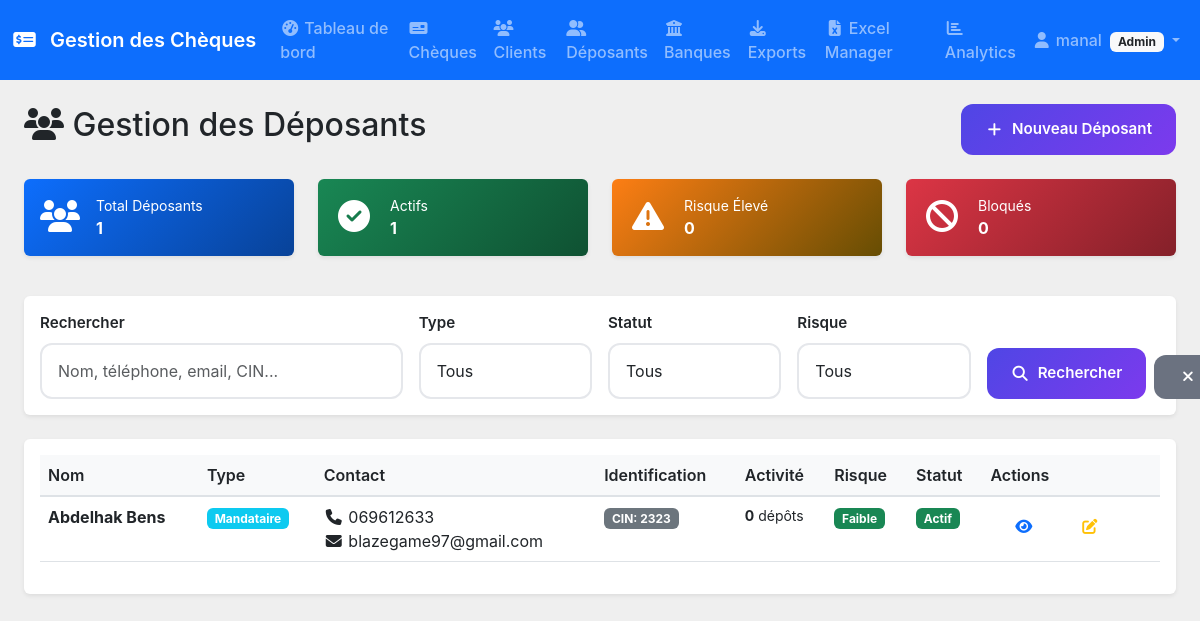
The page /depositors/depositors (signed in) on the database as committed earlier.
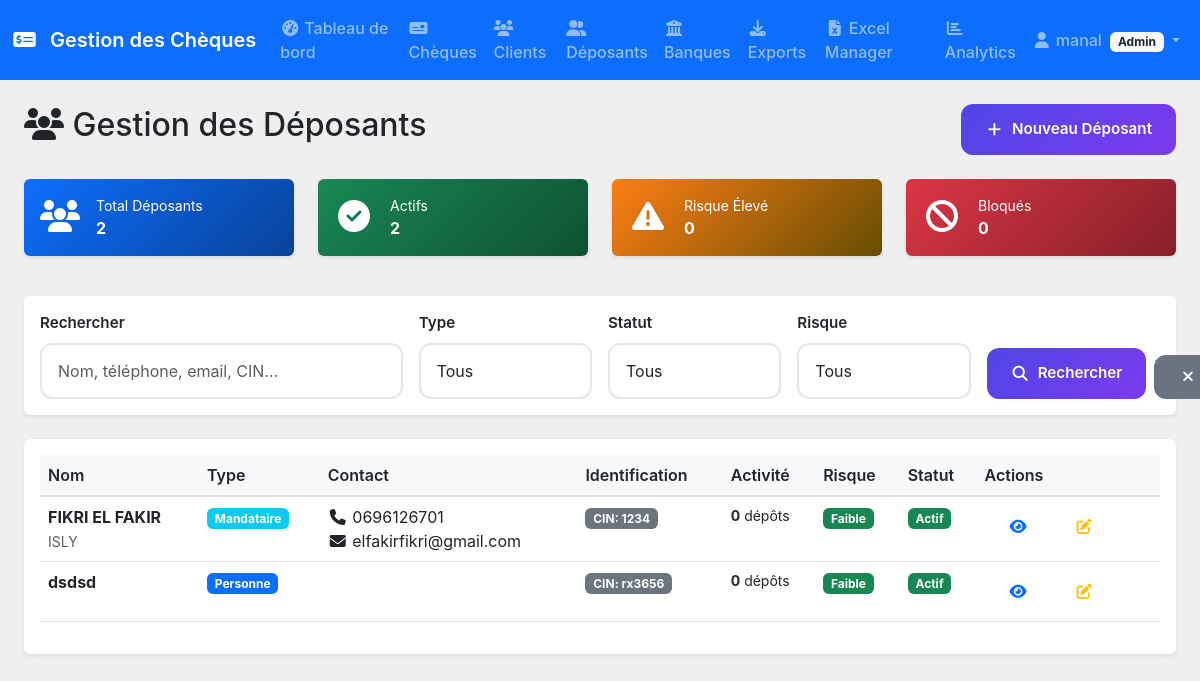
The same page on the database as committed later.
### models.py (models this page shows, shortened)
class Depositor(db.Model):
    __tablename__ = 'depositors'
    id = db.Column(db.Integer, primary_key=True)
    name = db.Column(db.String(200), nullable=False, index=True)
    type = db.Column(db.String(20), nullable=False, default='personne')  # personne, entreprise, mandataire
    phone = db.Column(db.String(20))
    email = db.Column(db.String(120))
    address = db.Column(db.Text)
    city = db.Column(db.String(100))
    postal_code = db.Column(db.String(20))
    id_number = db.Column(db.String(50))  # CIN, Passport, RC
    id_type = db.Column(db.String(20))  # cin, passport, rc, ice
    company_name = db.Column(db.String(200))
    job_title = db.Column(db.String(100))
    authorization_letter_path = db.Column(db.String(255))  # Scan of authorization letter
    bank_account_number = db.Column(db.String(50))
    bank_name = db.Column(db.String(100))
    bank_branch = db.Column(db.String(100))
    is_active = db.Column(db.Boolean, default=True, index=True)
    registration_date = db.Column(db.Date, default=date.today)
    last_deposit_date = db.Column(db.Date)
    total_deposits = db.Column(db.Integer, default=0)
    total_amount_deposited = db.Column(db.Numeric(15, 2), default=0)
    risk_level = db.Column(db.String(10), default='low')  # low, medium, high
    blocked = db.Column(db.Boolean, default=False)
    blocked_reason = db.Column(db.Text)
    blocked_date = db.Column(db.Date)
    blocked_by = db.Column(db.Integer, db.ForeignKey('users.id'))
    created_by = db.Column(db.Integer, db.ForeignKey('users.id'))
    created_at = db.Column(db.DateTime, default=datetime.utcnow)
    updated_at = db.Column(db.DateTime, default=datetime.utcnow, onupdate=datetime.utcnow)
    notes = db.Column(db.Text)
    deposited_cheques = db.relationship('Cheque', backref='depositor', lazy=True)
    deposit_logs = db.relationship('DepositLog', backref='depositor', lazy=True, cascade='all, delete-orphan')
    __table_args__ = (
        CheckConstraint(type.in_(['personne', 'entreprise', 'mandataire']), name='check_depositor_type'),
        CheckConstraint(id_type.in_(['cin', 'passport', 'rc', 'ice', 'carte_sejour']), name='check_id_type'),
        CheckConstraint(risk_level.in_(['low', 'medium', 'high']), name='check_depositor_risk'),
        Index('idx_depositor_name', 'name'),
        Index('idx_depositor_type', 'type'),
        Index('idx_depositor_active', 'is_active'),
        Index('idx_depositor_risk', 'risk_level'),
        Index('idx_depositor_id_number', 'id_number'),
        Index('idx_depositor_registration_date', 'registration_date'),
    )

### routes/depositors.py (the view, shortened to what this page needs)
@depositors_bp.route('/depositors')
@login_required
@role_required(['admin', 'comptable', 'agent'])
def list_depositors():
    page = request.args.get('page', 1, type=int)
    search = request.args.get('search', '')
    depositor_type = request.args.get('type', '')
    status = request.args.get('status', '')
    risk_level = request.args.get('risk', '')
    query = Depositor.query
    if depositor_type:
        query = query.filter(Depositor.type == depositor_type)
    if status == 'active':
        query = query.filter(Depositor.is_active == True)
    elif status == 'inactive':
        query = query.filter(Depositor.is_active == False)
    elif status == 'blocked':
        query = query.filter(Depositor.blocked == True)
    if risk_level:
        query = query.filter(Depositor.risk_level == risk_level)
    query = query.order_by(Depositor.last_deposit_date.desc().nullslast(),
                          Depositor.created_at.desc())
    depositors = query.paginate(
        page=page, per_page=20, error_out=False
    )
    total_depositors = Depositor.query.count()
    active_depositors = Depositor.query.filter(Depositor.is_active == True).count()
    blocked_depositors = Depositor.query.filter(Depositor.blocked == True).count()
    high_risk_depositors = Depositor.query.filter(Depositor.risk_level == 'high').count()
    stats = {
        'total': total_depositors,
        'active': active_depositors,
        'blocked': blocked_depositors,
        'high_risk': high_risk_depositors,
        'inactive': total_depositors - active_depositors
    }
    return render_template('depositors/list.html',
                         depositors=depositors,
                         search=search,
                         depositor_type=depositor_type,
                         status=status,
                         risk_level=risk_level,
                         stats=stats)

### utils/security.py (called while the page is built)
    @staticmethod
    def add_security_headers(response):
        response.headers['X-Content-Type-Options'] = 'nosniff'
        response.headers['X-Frame-Options'] = 'DENY'
        response.headers['X-XSS-Protection'] = '1; mode=block'
        response.headers['Strict-Transport-Security'] = 'max-age=31536000; includeSubDomains'
        response.headers['Content-Security-Policy'] = (
            "default-src 'self'; "
            "script-src 'self' 'unsafe-inline' cdnjs.cloudflare.com; "
            "style-src 'self' 'unsafe-inline' cdn.jsdelivr.net; "
            "font-src 'self' cdn.jsdelivr.net; "
            "img-src 'self' data:; "
            "connect-src 'self'"
        )
        return response

    @staticmethod
    def validate_session_integrity():
        if 'user_id' in session:
            expected_signature = SessionSecurity._generate_session_signature()
            actual_signature = session.get('session_signature')
            if not hmac.compare_digest(str(expected_signature), str(actual_signature or '')):
                session.clear()
                return False
        return True

### templates/depositors/list.html (shortened to what the changed rows need)
{% extends "base.html" %}
{% block content %}
<div class="container-fluid">
    <div class="row mb-4">
        <div class="col-12">
            <div class="d-flex justify-content-between align-items-center">
                <h2><i class="fas fa-users"></i> Gestion des Déposants</h2>
            </div>
        </div>
    </div>
    <div class="row mb-4">
        <div class="col-md-3 col-sm-6 mb-3">
            <div class="card bg-primary text-white">
                <div class="card-body">
                    <div class="d-flex align-items-center">
                        <div class="flex-grow-1 ms-3">
                            <div class="small">Total Déposants</div>
                            <div class="fw-bold">{{ stats.total }}</div>
                        </div>
                    </div>
                </div>
            </div>
        </div>
        <div class="col-md-3 col-sm-6 mb-3">
            <div class="card bg-success text-white">
                <div class="card-body">
                    <div class="d-flex align-items-center">
                        <div class="flex-grow-1 ms-3">
                            <div class="small">Actifs</div>
                            <div class="fw-bold">{{ stats.active }}</div>
                        </div>
                    </div>
                </div>
            </div>
        </div>
    </div>
    <div class="card">
        <div class="card-body">
            {% if depositors.items %}
                <div class="table-responsive">
                    <table class="table table-hover">
                        <thead>
                            <tr>
                                <th>Nom</th>
                                <th>Type</th>
                                <th>Contact</th>
                                <th>Identification</th>
                                <th>Activité</th>
                                <th>Risque</th>
                                <th>Statut</th>
                                <th>Actions</th>
                            </tr>
                        </thead>
                        <tbody>
                            {% for depositor in depositors.items %}
                            <tr>
                                <td>
                                    <div class="fw-bold">{{ depositor.name }}</div>
                                    {% if depositor.company_name %}
                                        <small class="text-muted">{{ depositor.company_name }}</small>
                                    {% endif %}
                                </td>
                                <td>
                                    {% if depositor.type == 'personne' %}
                                        <span class="badge bg-primary">Personne</span>
                                    {% elif depositor.type == 'entreprise' %}
                                        <span class="badge bg-success">Entreprise</span>
                                    {% else %}
                                        <span class="badge bg-info">Mandataire</span>
                                    {% endif %}
                                </td>
                                <td>
                                    {% if depositor.phone %}
                                        <div><i class="fas fa-phone"></i> {{ depositor.phone }}</div>
                                    {% endif %}
                                    {% if depositor.email %}
                                        <div><i class="fas fa-envelope"></i> {{ depositor.email }}</div>
                                    {% endif %}
                                </td>
                                <td>
                                    {% if depositor.id_number %}
                                        <span class="badge bg-secondary">
                                            {{ depositor.id_type.upper() }}: {{ depositor.id_number }}
                                        </span>
                                    {% endif %}
                                </td>
                                <td>
                                    <div class="small">
                                        <strong>{{ depositor.total_deposits }}</strong> dépôts
                                    </div>
                                </td>
                                <td>
                                    {% if depositor.risk_level == 'low' %}
                                        <span class="badge bg-success">Faible</span>
                                    {% elif depositor.risk_level == 'medium' %}
                                        <span class="badge bg-warning">Moyen</span>
                                    {% else %}
                                        <span class="badge bg-danger">Élevé</span>
                                    {% endif %}
                                </td>
                                <td>
                                    {% if depositor.blocked %}
                                        <span class="badge bg-danger">Bloqué</span>
                                    {% elif depositor.is_active %}
                                        <span class="badge bg-success">Actif</span>
                                    {% else %}
                                        <span class="badge bg-secondary">Inactif</span>
                                    {% endif %}
                                </td>
                                <td>
                                    <div class="btn-group btn-group-sm">
                                        <a href="{{ url_for('depositors.view_depositor', id=depositor.id) }}"
                                           class="btn btn-outline-primary" title="Voir détails">
                                            <i class="fas fa-eye"></i>
                                        </a>
                                        <a href="{{ url_for('depositors.edit_depositor', id=depositor.id) }}"
                                           class="btn btn-outline-warning" title="Modifier">
                                            <i class="fas fa-edit"></i>
                                        </a>
                                    </div>
                                </td>
                            </tr>
                            {% endfor %}
                        </tbody>
                    </table>
                </div>
            {% endif %}
        </div>
    </div>
</div>
{% endblock %}

Rows that differ between the two databases and show on the page:
removed Depositor: name "Abdelhak Bens", type "Mandataire", phone "069612633", email "blazegame97@gmail.com", id_type "CIN", id_number "2323", total_deposits "0", risk_level "Faible", blocked "Actif"
added Depositor: name "FIKRI EL FAKIR", company_name "ISLY", type "Mandataire", phone "0696126701", email "elfakirfikri@gmail.com", id_type "CIN", id_number "1234", total_deposits "0", risk_level "Faible", blocked "Actif"
added Depositor: name "dsdsd", type "Personne", id_type "CIN", id_number "rx3656", total_deposits "0", risk_level "Faible", blocked "Actif"
Other text that changed with them:
{{ stats.total }}: "1" → "2"
{{ stats.active }}: "1" → "2"
